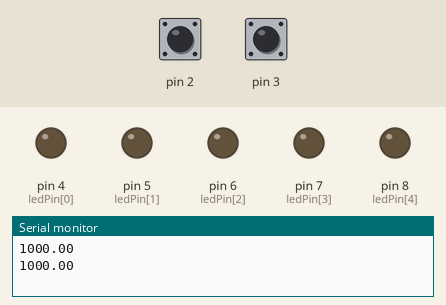
Bench run of a sketch on a simulated Arduino Uno, built with avr-gcc and run on an emulated ATmega328P. Parts: output pins drawn as LEDs (lit = HIGH), the last lines printed to the serial monitor. The inputs (shaded band) are chosen by the test bench; at power-on: pin 3 HIGH, pin 2 HIGH. Random numbers use the default seed unless the sketch sets one.

Above: at 1.2 s.
1.3 s: pin 3 pulled LOW for 0.15 s
At 3.0 s:
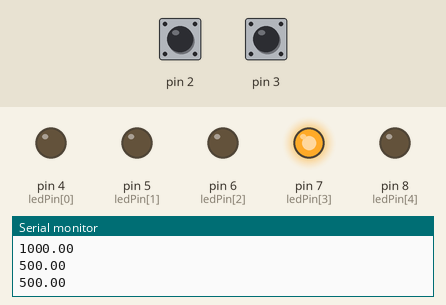
At 3.8 s:
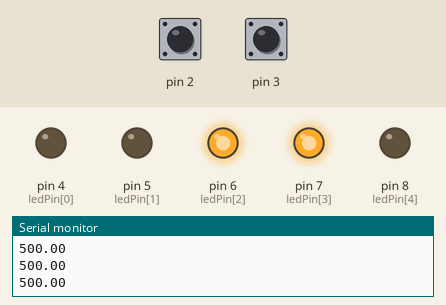
4.4 s: pin 3 pulled LOW for 1 s
At 4.63 s:
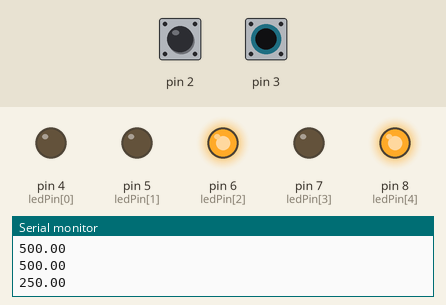
8.4 s: pin 3 pulled LOW for 0.15 s
At 8.57 s:
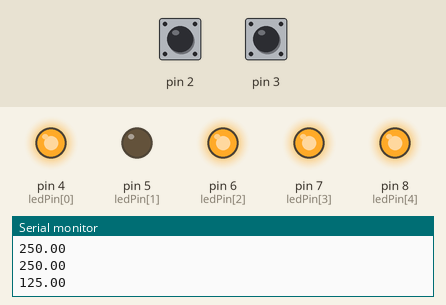
11.4 s: pin 3 pulled LOW for 3.2 s
16.1 s: pin 2 pulled LOW for 0.15 s
19.2 s: pin 2 pulled LOW for 1 s
Timing chart, 0 to 57.6 s (numbered marks = the images above; inputs shaded):
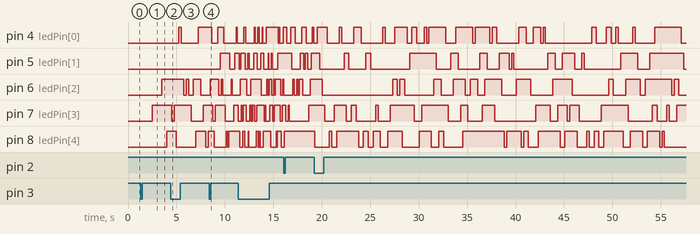

Measured:
- after the input at 1.3 s, pin 6 (ledPin[2]): LOW → HIGH after 2.2 s; pin 8 (ledPin[4]): LOW → HIGH after 2.7 s

The sketch:

lab2.ino
```cpp
volatile float frequency = 1000;
bool pin[] = { 0,0,0,0,0 };
int ledPin[]={4,5,6,7,8};

void setup() {
 Serial.begin(9600);
 pinMode(2, INPUT_PULLUP);
 attachInterrupt(0, frequencyDown, FALLING);
 pinMode(3, INPUT_PULLUP);
 attachInterrupt(1, frequencyUp, FALLING);
 pinMode(4,OUTPUT);
 pinMode(5,OUTPUT);
 pinMode(6,OUTPUT);
 pinMode(7,OUTPUT);
 pinMode(8,OUTPUT);
}

//убрать дребезг
void frequencyDown() {
  if (frequency < 16000) { frequency *= 2; }
}
void frequencyUp() {
  if (frequency > 62.5) { frequency /= 2; }
}

void ledControl(int ledID){
  if(pin[ledID]){
    digitalWrite(ledPin[ledID], HIGH);
  }
  else{
    digitalWrite(ledPin[ledID], LOW);
  }
  pin[ledID] = !pin[ledID];
}

//плохой рандом
void loop() {
  Serial.println(frequency);
  //delay (1000);

  int id = random(0,5);
  ledControl(id);
  delay(frequency);
}
```
